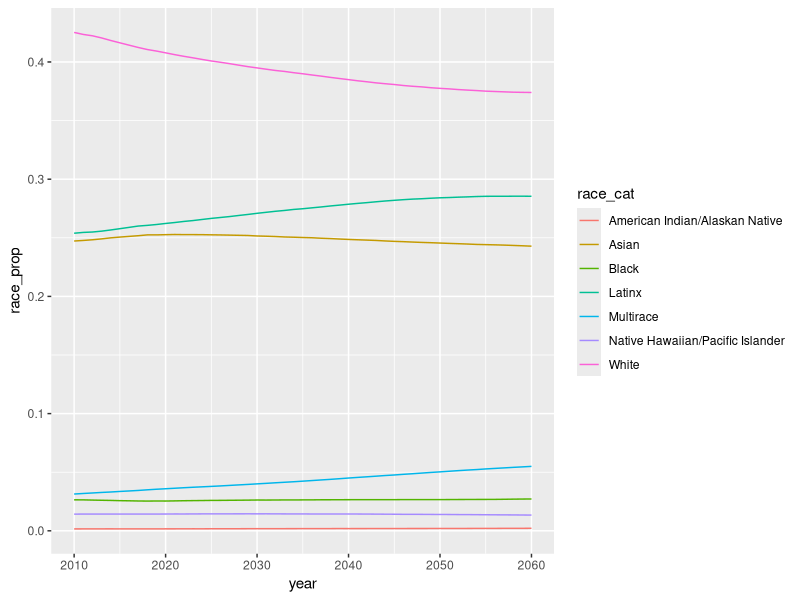
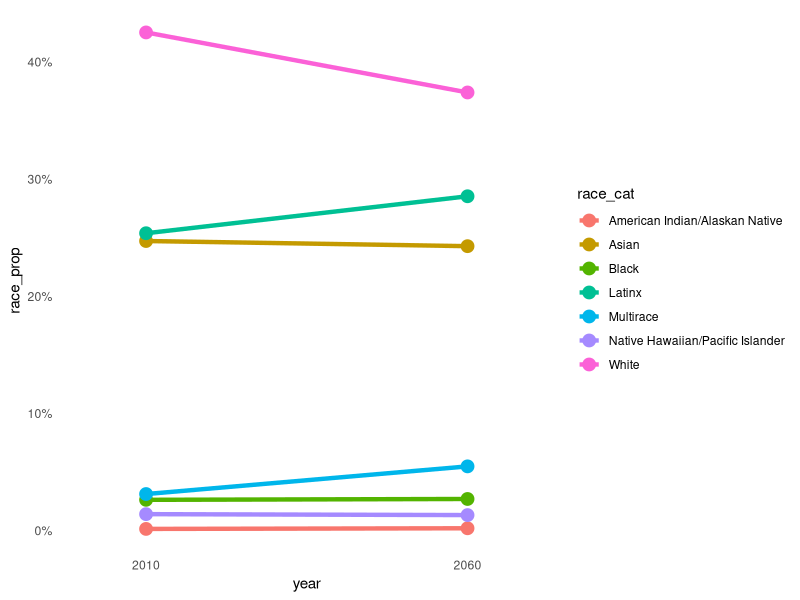

Source code (R) for these figures, in order:
## ---- chunk 1
knitr::opts_chunk$set(
	echo = TRUE,
	message = FALSE,
	warning = FALSE,
	warn.conflicts = FALSE
)
## ---- chunk 2
library(dplyr)
library(ggplot2)
library(grid)
library(gridExtra)
## ---- chunk 3
dof <- read.csv("data//dof_estimates_sex_race.csv")

glimpse(dof)
## ---- chunk 4
dof1 <- dof %>%
  group_by(year, race_cat) %>%
  summarize(pop_race_cat = sum(pop_race_sex),
            .groups = "keep") %>%
  ungroup() %>%
  group_by(year) %>%
  mutate(year_total = sum(pop_race_cat)) %>%
  ungroup() %>%
  mutate(race_prop = pop_race_cat/year_total)
## ---- chunk 5
ggplot(dof1) + 
  geom_line(aes(x = year, y = race_prop, color = race_cat))

## ---- chunk 6
dof1 %>%
  filter(year %in% c(2010, 2060)) %>%
  ggplot() + 
  geom_line(aes(x = year, y = race_prop, color = race_cat), linewidth = 1.5)  + 
  geom_point(aes(x = year, y = race_prop, color = race_cat), size = 4) + 
  scale_x_continuous(limits = c(2000, 2070),
                     breaks = c(2010, 2060)) + 
  scale_y_continuous(labels = scales::percent) + 
  theme_minimal() + 
  theme(panel.grid.major = element_blank(),
        panel.grid.minor = element_blank())

